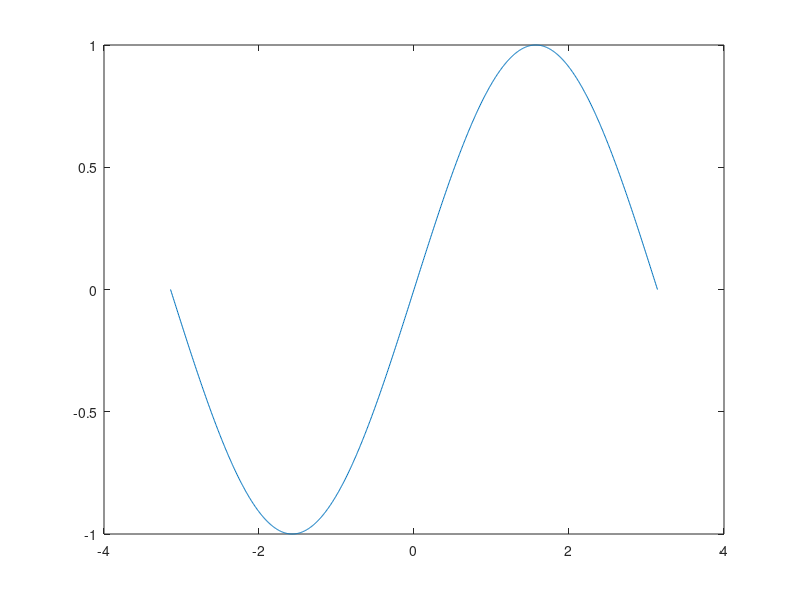

Write the MATLAB code that produced this figure.
% Source: http://www.exponenta.ru/soft/matlab/potemkin/book2/chapter10/plot.asp
%
% plot(y)
% plot(x, y)
% plot(x, y, s)
% plot(x1, y1, s1, x2, y2, s2, ...)

% array of points from -pi to pi with the step of pi/500
% row!
x = -pi:pi/500:pi
y = sin(x)

% argument --- number of element
plot(y)
% argument --- x
plot(x, y)
